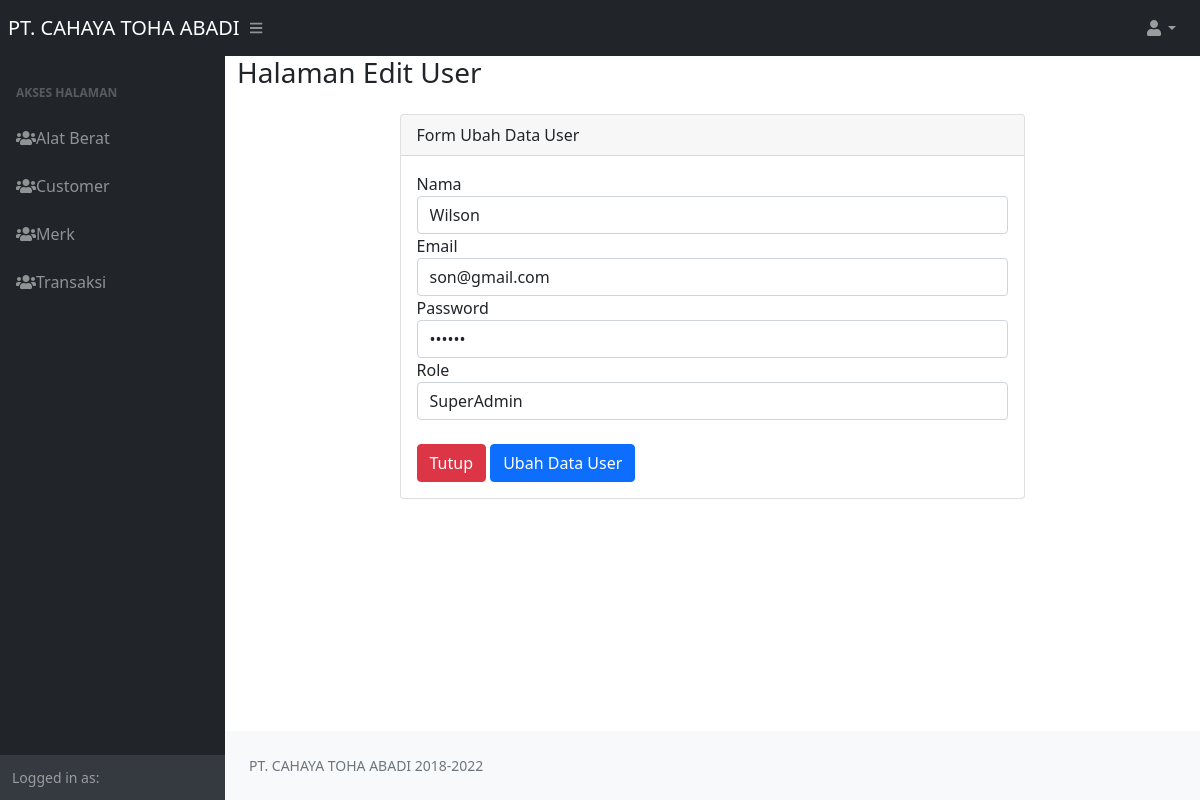
The app's page /User/edit/5 with its own data.
### tables this page shows
CREATE TABLE `user` (
  `id` int(11) NOT NULL,
  `nama` varchar(100) NOT NULL,
  `email` varchar(100) NOT NULL,
  `password` varchar(32) NOT NULL,
  `role` varchar(30) NOT NULL
);

### application/controllers/User.php (called while the page is built, shortened)
<?php
class User extends CI_Controller
{
    public function __construct()
    {
        $this->load->model('User_model');
    }
    public function edit($id)
    {
        $data['judul'] = "Halaman Edit User";
        $data['user'] = $this->db->get_where('user', ['email' => $this->session->userdata('email')])->row_array();
        $data['datauser'] = $this->User_model->getById($id);
        $this->form_validation->set_rules('nama', 'Nama', 'required', [
            'required' => 'Nama Wajib di isi'
        ]);
        $this->form_validation->set_rules('email', 'Email', 'required', [
            'required' => 'Email Wajib di isi'
        ]);
        $this->form_validation->set_rules('password', 'Password', 'required', [
            'required' => 'Password Wajib di isi'
        ]);
        $this->form_validation->set_rules('role', 'Role', 'required', [
            'required' => 'Role Wajib di isi'
        ]);
        if ($this->form_validation->run() == false) {
            $this->load->view("layout/header", $data);
            $this->load->view("user/vw_ubah_user", $data);
            $this->load->view("layout/footer");
        }
    }
}

### index.php (called while the page is built, shortened)
<?php
require_once BASEPATH.'core/CodeIgniter.php';

### application/models/User_model.php (called while the page is built, shortened)
<?php
class User_model extends CI_Model
{
    public $table = 'user';
    public $id = 'user.id';
    public function getById($id)
    {
        $this->db->from($this->table);
        $this->db->where($this->id, $id);
        $query = $this->db->get();
        return $query->row_array();
    }
}

### application/views/user/vw_ubah_user.php (the view, shortened to what this page needs)
<div class="container-fluid">
    <h1 class="h3 mb-4 text-gray-800"><?php echo $judul; ?></h1>
    <div class="row justify-content-center">
        <div class="col-md-8 ">
            <div class="card">
                <div class="card-header justify-content-center">
                    Form Ubah Data User
                </div>
                <div class="card-body">
                    <form action="" method="POST" enctype="multipart/form-data">
                        <div class="form-group">
                            <label for="nama">Nama</label>
                            <input type="text" name="nama" value="<?= $datauser['nama']; ?>" class="form-control" id="nama" placeholder="Nama">
                        </div>
                        <div class="form-group">
                            <label for="email">Email</label>
                            <input type="text" name="email" value="<?= $datauser['email']; ?>" class="form-control" id="email" placeholder="Email">
                        </div>
                        <div class="form-group">
                            <label for="password">Password</label>
                            <input type="password" name="password" value="<?= $datauser['password']; ?>" class="form-control" id="password" placeholder="Password">
                        </div>
                        <div class="form-group">
                            <label for="role">Role</label>
                            <select name="role" id="role" class="form-control">
                                <option value="SuperAdmin" <?php if ($datauser['role'] == "SuperAdmin") {
                                                                echo "selected";
                                                            } ?>>SuperAdmin</option>
                            </select>
                        </div>
                        <br>
                        <a href="<?= base_url('User') ?>" class="btn btn-danger">Tutup</a>
                        <button type="submit" name="tambah" class="btn btn-primary float-right">Ubah Data
                            User</button>
                    </form>
                </div>
            </div>
        </div>
    </div>
</div>

### records on screen
user: nama "Wilson", email "son@gmail.com", role "SuperAdmin"

### other values on screen
$judul "Halaman Edit User"
